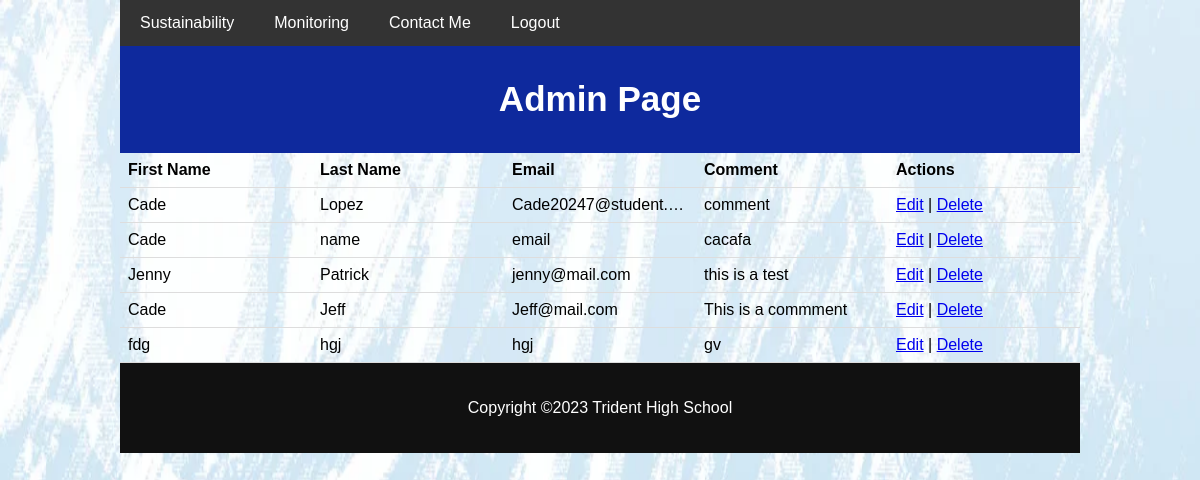
Page /admin.php (signed in) on the earlier database version.
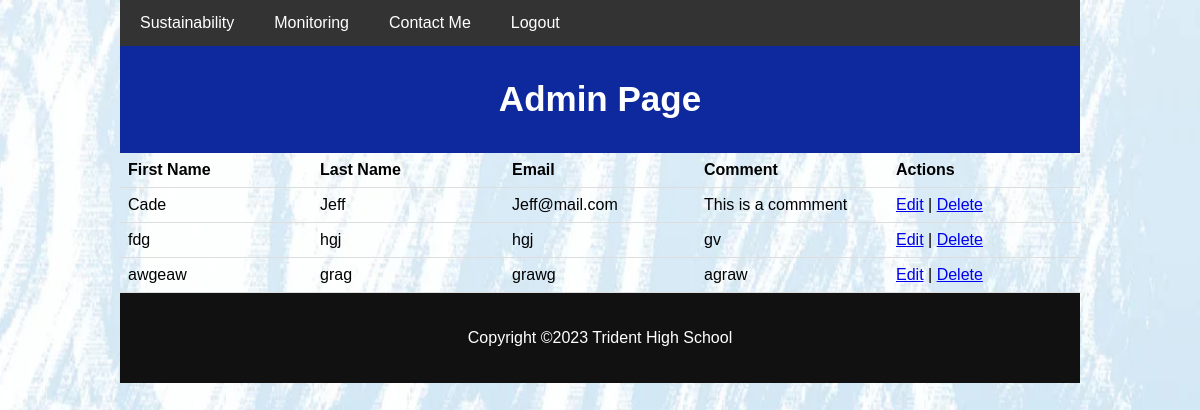
Same page on the later database version.
### tables this page shows
CREATE TABLE `contacts` (
  `id` int(11) NOT NULL,
  `fname` varchar(50) NOT NULL,
  `lname` varchar(50) NOT NULL,
  `email` varchar(100) NOT NULL,
  `comment` text NOT NULL
);

### admin.php (the view, shortened to what this page needs)
<!DOCTYPE html>
<html lang="en">
<head>
<link href="css/fixedstyle.css" rel="stylesheet" type="text/css">
</head>
<body>
<div class="wrapper">
<?php include 'navbar.php';?>
<div class="header">
<h1>Admin Page</h1>
</div>
<div>
<?php  require_once 'setup.php';
$sql = "SELECT * FROM contacts";
$stmt = mysqli_prepare($conn, $sql);
mysqli_stmt_execute($stmt);
$result = mysqli_stmt_get_result($stmt);
if (mysqli_num_rows($result) > 0) {
    echo '<table>';
    echo '<tr><th>First Name</th><th>Last Name</th><th>Email</th><th>Comment</th><th>Actions</th></tr>';
    while($row = $result->fetch_assoc()) {
        echo '<tr>';
        echo '<td>' . $row['fname'] . '</td>';
        echo '<td>' . $row['lname'] . '</td>';
        echo '<td>' . $row['email'] . '</td>';
        echo '<td>' . $row['comment'] . '</td>';
        echo '<td><a href="edit.php?id=' . $row['id'] . ' ">Edit</a> | <a href="delete.php?id=' . $row['id'] .'">Delete</a></td>';
        echo '</tr>';
        }
    echo '</table>';
     }
else {
    echo 'No records found.';
    }
?>
</div>
<div class="footer">
    <?php include 'footer.php';?>
</div>
</div>
</body>
</html>

Differences in the rows shown:
removed contacts: fname "Cade", lname "Lopez", email "Cade20247@student.…", comment "comment"
removed contacts: fname "Cade", lname "name", email "email", comment "cacafa"
removed contacts: fname "Jenny", lname "Patrick", email "jenny@mail.com", comment "this is a test"
added contacts: fname "awgeaw", lname "grag", email "grawg", comment "agraw"
